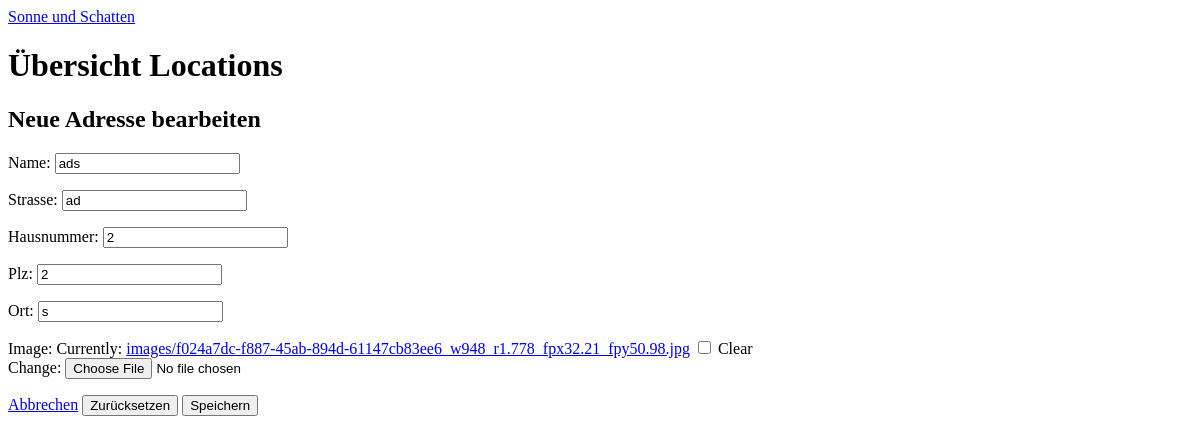
Page /1/update/ on the committed database.
### adressen/models.py (models this page shows, shortened)
class Adressen(models.Model):
    name = models.CharField(max_length=100)
    strasse = models.CharField(max_length=100)
    hausnummer = models.IntegerField()
    plz = models.IntegerField()
    ort = models.CharField(max_length=100)
    image = models.ImageField(upload_to='images', null=True, blank=True)

### adressen/views.py (the view)
# urls.py: path('<int:pk>/update/', AdressUpdate.as_view(), name='adress_update'), # Neu
class AdressUpdate(UpdateView): # Neu
    model = Adressen # Neu
    template_name = 'adressen/adress_update.html' # Neu
    fields = '__all__' # Neu

### adressen/templates/adressen/adress_update.html
{% extends 'base.html' %}
{% block content %}
<h2>Neue Adresse bearbeiten</h2>
<form action="" method="post" enctype="multipart/form-data">{% csrf_token %}
    {{ form.as_p }}
    <a class="btn btn-danger btn-sm" href="{% url 'adress_start' %}">Abbrechen</a>
    <button type="reset" class="btn btn-secondary btn-sm">Zurücksetzen</button>
    <button type="submit" class="btn btn-success btn-sm">Speichern</button>
</form>
{% endblock content %}

### static/css/base.css (style rules this page uses)
* { box-sizing: border-box; }

### rows in the picture
Adressen: name "ads", strasse "ad", hausnummer "2", plz "2", ort "s"
